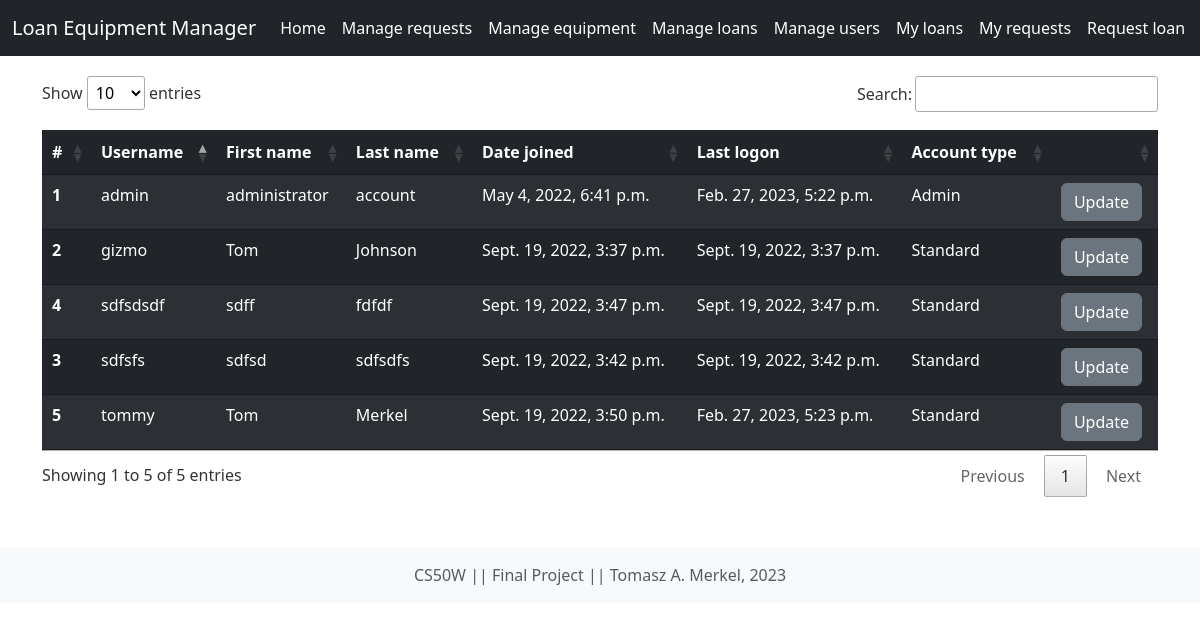
/manage_users (signed in), run on an earlier commit of the app's database.
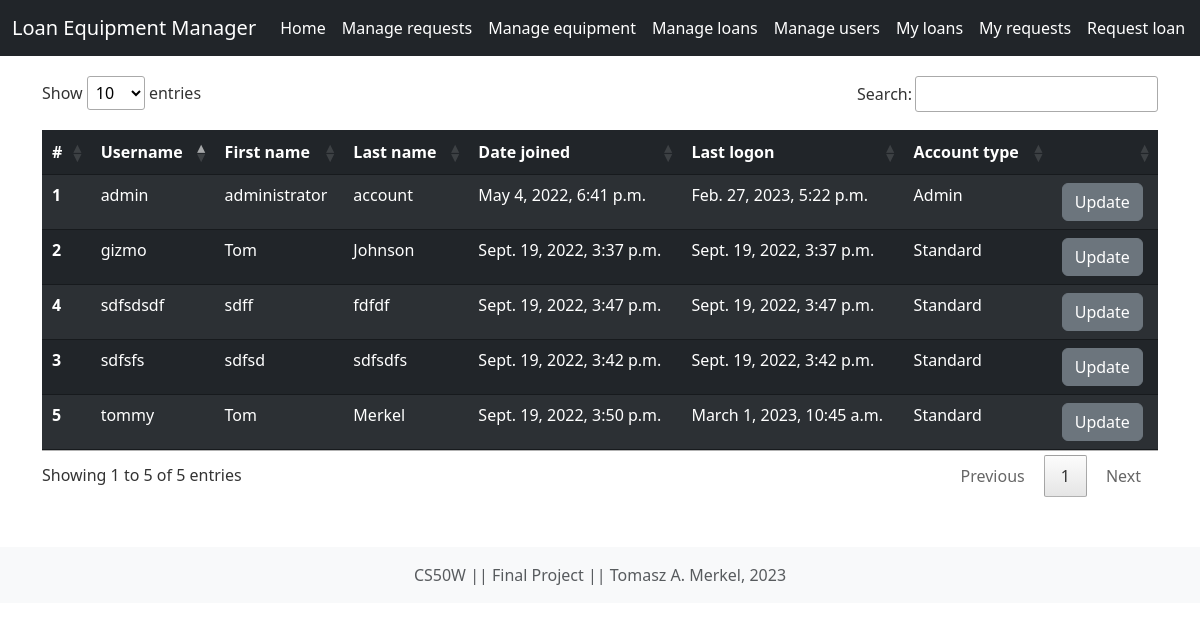
And on a later commit of the database.
### loan_equipment_manager/models.py (models this page shows, shortened)
class User(AbstractUser):
    sd_admin = models.BooleanField(default=False, null=True)
    standard = models.BooleanField(default=False, null=True)

### loan_equipment_manager/decorators.py (the view)
    def wrapper(request, *args, **kwargs):
        if request.user.groups.filter(name="admin").exists() or request.user.groups.filter(name="sd admin").exists():
            return function(request, *args, **kwargs)
        raise Http404

### loan_equipment_manager/templatetags/auth_extras.py (called while the page is built)
@register.filter(name='has_group')
def has_group(user, group_name):
    group = Group.objects.get(name=group_name)
    return True if group in user.groups.all() else False

### loan_equipment_manager/views.py (called while the page is built)
@login_required
@restricted_view
def manage_users(request):
    return render(request, "loan_equipment_manager/manage_users.html", {
        "users": User.objects.all()
    })

### loan_equipment_manager/templates/loan_equipment_manager/manage_users.html
{% extends "loan_equipment_manager/layout.html" %}
{% block body %}
    <div class="container">
        <table class="table table-dark table-striped table-hover" id="usersTable">
            <thead>
                <tr>
                    <th scope="col">#</th>
                    <th scope="col">Username</th>
                    <th scope="col">First name</th>
                    <th scope="col">Last name</th>
                    <th scope="col">Date joined</th>
                    <th scope="col">Last logon</th>
                    <th scope="col">Account type</th>
                    <th scope="col"></th>
                </tr>
            </thead>
            <tbody>
            {% for user in  users %}
            <tr>
                <th scope="row">{{ forloop.counter }} </th>
                <td>{{user.username}}</td>
                <td>{{user.first_name}}</td>
                <td>{{user.last_name}}</td>
                <td>{{user.date_joined}}</td>
                <td>{{user.last_login}}</td>
                {% if user.standard %}
                    <td>Standard</td>
                {% elif user.sd_admin or user.is_superuser %}
                    <td>Admin</td>
                {% endif %}
                <td><a class="btn btn-secondary" href="{% url 'manage_user' user.id %}" >Update</a></td>
            </tr>
            {% endfor %}
        </tbody>
    </table>
    </div>
{% endblock %}

What changed in the data, as far as the page shows it:
changed User "tommy": last_login "Feb. 27, 2023, 5:23 p.m." → "March 1, 2023, 10:45 a.m."
